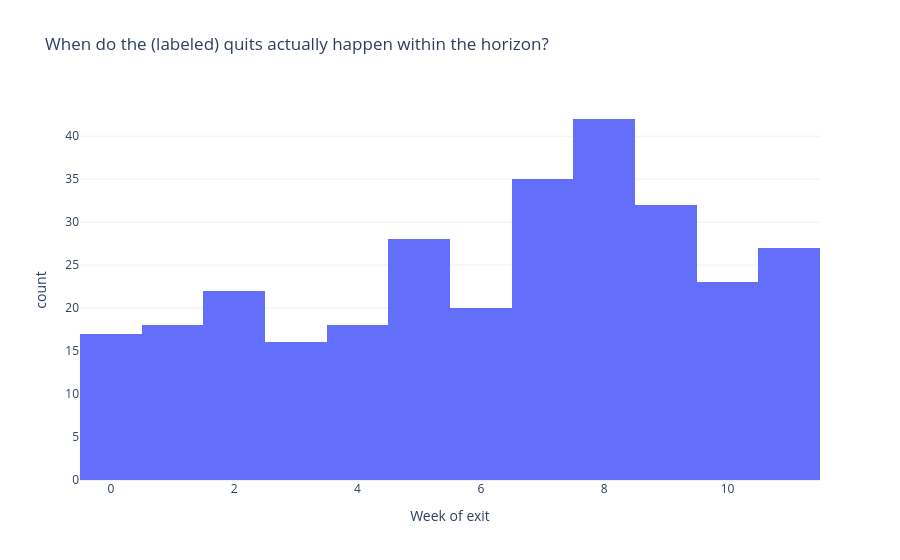

The code cell stored with this chart in its notebook:
### Code cell
quit_by_tick = cohort.labels.dropna(subset=['tick_of_exit'])['tick_of_exit']
fig = px.histogram(
    quit_by_tick, nbins=TRAIN_HORIZON,
    labels={'value': 'Week of exit'},
    title='When do the (labeled) quits actually happen within the horizon?',
)
fig.update_layout(showlegend=False, template='plotly_white')
fig.show()

### Figure 1 — Plotly figure (JSON) as saved in the notebook; plotly's stock layout.template omitted (floating-point values rounded to 4 significant figures; data arrays with more than 128 entries replaced by an {"elided": "..."} marker saying what was removed)
{"data": [{"bingroup": "x", "hovertemplate": "variable=tick_of_exit<br>Week of exit=%{x}<br>count=%{y}<extra></extra>", "legendgroup": "tick_of_exit", "marker": {"color": "#636efa", "pattern": {"shape": ""}}, "name": "tick_of_exit", "nbinsx": 12, "orientation": "v", "showlegend": true, "type": "histogram", "x": {"elided": "298 float values"}, "xaxis": "x", "yaxis": "y"}], "layout": {"barmode": "relative", "legend": {"title": {"text": "variable"}, "tracegroupgap": 0}, "showlegend": false, "title": {"text": "When do the (labeled) quits actually happen within the horizon?"}, "xaxis": {"anchor": "y", "domain": [0.0, 1.0], "title": {"text": "Week of exit"}}, "yaxis": {"anchor": "x", "domain": [0.0, 1.0], "title": {"text": "count"}}}}
